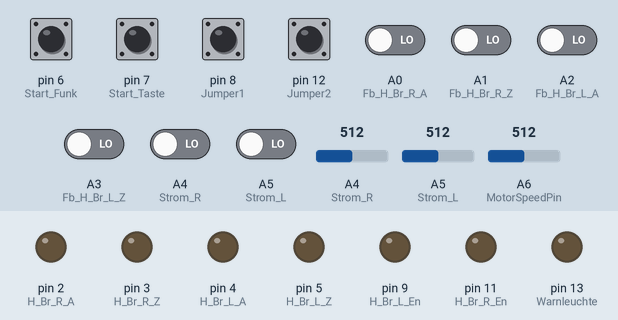
A sketch run on a simulated Arduino Nano, built with avr-gcc and run on an emulated ATmega328P. Parts: output pins drawn as LEDs (lit = HIGH). Dashed ring = blinking. The inputs (shaded band) are chosen by the test bench; at power-on: pin 7 (Start_Taste), pin 8 (Jumper1), pin 12 (Jumper2) HIGH, A0 (Fb_H_Br_R_A), A1 (Fb_H_Br_R_Z), A2 (Fb_H_Br_L_A), A3 (Fb_H_Br_L_Z), A4 (Strom_R), A5 (Strom_L), pin 6 (Start_Funk) LOW, A4 (Strom_R) = 512, A5 (Strom_L) = 512, A6 (MotorSpeedPin) = 512. Pins used as bus, display or sensor lines are not drawn; what the sketch prints to the serial monitor is not drawn.

Above: at 1.2 s.
1.3 s: pin 6 (Start_Funk) pulled HIGH for 0.15 s
At 1.5 s:
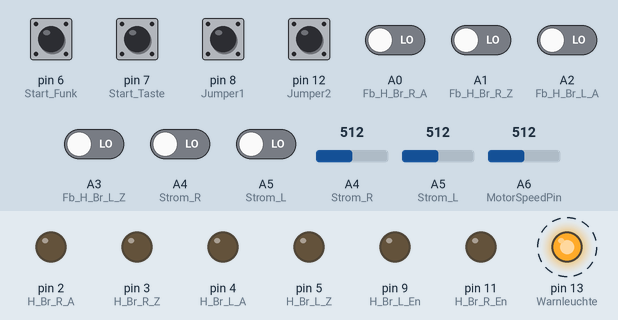
4.3 s: A0 (Fb_H_Br_R_A) driven HIGH
At 4.3 s:
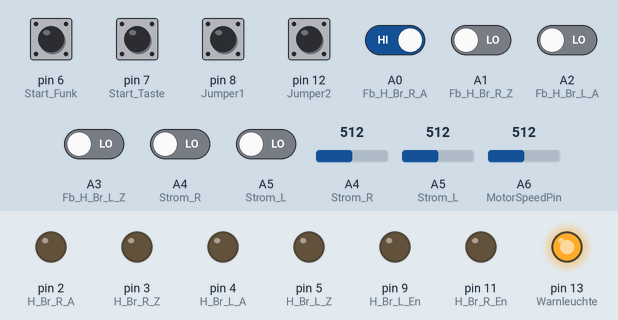
5.8 s: pin 7 (Start_Taste) pulled LOW for 0.15 s
7.4 s: A0 (Fb_H_Br_R_A) driven LOW
At 7.64 s:
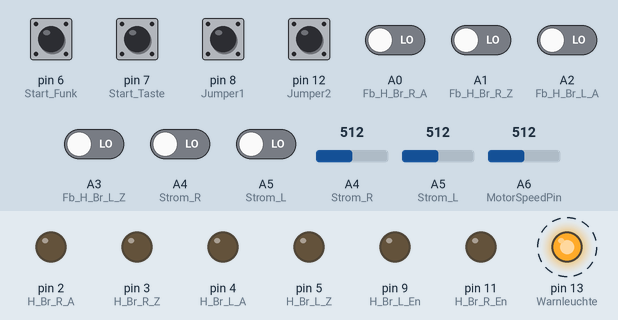
10.4 s: A1 (Fb_H_Br_R_Z) driven HIGH
Timing chart, 0 to 12.9 s (numbered marks = the images above; inputs shaded):
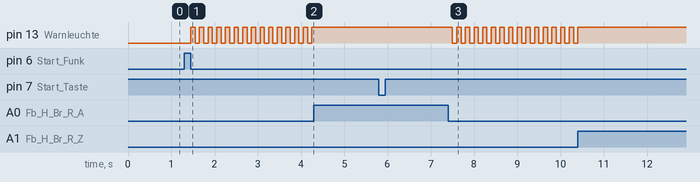

The sketch:

Torsteuerung.ino
```cpp
/*
 ************************************************
 *
 *	Neu in Version 0.95
 *	- Erkennung von langen Tastendrücken (Issue #17)
 *	-
 *
 *
 *
 *
 *
 ************************************************
 */
//Steuerung zum Öffenen und Schließen eines Zweiflügeligen Tores mit zwei Motoren
//  je eine H-Brücke pro Motor, Geschwindigkeit per PWM wählbar
//Zeitverzörgertes Starten der beiden Flügel, weil sich die Tore überlappen
//  Mit zwei Jumpern kann die Zeit für die Zeitverzögerung gewählt werden, 3, 4, 5, 6 s
//Endanschläge bzw. Blockade wird mittles der Stromaufnahme überwacht.
//  Bei überschreiten der Stromschwelle werden die Antriebe hardwaremäßig abgeschaltet
//  Durch Vergleich der Ausgänge das Controllers und der Rückführung
//  der Steuereingänge der H-Brücken wird die Stromabschaltung erkannt
//Ausgang für Leuchte (LEDs), wenn sich das Tor bewegt sollen diese blinken (blitzen)

#include "Torsteuerung.h"


void initialize_FSM() {
	IsDoorOpening			= true;		// Tor wird geöffnet; false --> schließen
	IsCurrentOverloaded		= false;	// Hardware-Strombegrenzung hat nicht angesprochen
	IsDoorBlocked			= false;	// Tür ist nicht blockiert
	IsButtonNeedsProcessing = false;	// keine Taste wurde betätigt, daher keine Aktion notwendig
	IsButtonReleased		= true;		// es ist gerade keine Taste gedrückt
	IsMotorSpeedUpdated		= false;	// keine neue Motorgeschwindigkeit eingestellt

	state = CLOSED;					// Annahme: Tor ist zu Beginn geschlossen
}

void setup() {
	Serial.begin(115200);
	initialize_IO();		// alle Ein- und Ausgänge in einen definierten Zustand bringen
	initialize_FSM();		// den Status der Steuerung in einen definierten Status (=Geschlossen) bringen

}

void loop() {
  // put your main code here, to run repeatedly:
	V_Motoren = get_motor_speed();		// Gewünschte Motorgeschwindigkeit abfragen
	get_button_state();					// Status der Tasten abfragen
	get_jumper_status();				// Status der Jumper abfragen
	check_is_motor_overloaded();		// prüfe, ob Überstromschaltung angesprochen hat
	if (IsCurrentOverloaded) {
		state = OVERLOAD;
		execEnterStateOVERLOAD();
	}
	// jetzt prüfen, ob die Motoren mehr Strom ziehen als normal (--> Hindernis oder Endanschlag)
	check_is_motor_blocked();
	if (IsDoorBlocked && state != BLOCKED) {		// nur einmal ausführen
		state = BLOCKED;
		execEnterStateBLOCKED();
	}
	// prüfen, ob der Arbeitsmodus der Signallampe akualisiert werden muss
	if (IsFlashLightActive && (millis() >= nextTimerFlashEvent)) {
		toggleFlashLight(IsFlashLightOn);
	}

/*
    Serial.print ("Vor switch:");
	debugFlags();
*/
	switch (state) {
		case CLOSED:
			if(IsButtonNeedsProcessing) {
				state = OPENING;					// neuer Status: OPENING
				execEnterStateOPENING();
				IsButtonNeedsProcessing = false;	// Tastendruck wurde bearbeitet
			}
		break;
		case OPENING:
			if(IsDoorAtEndStop) {
				state = OPENED;					// neuer Status: OPENED; Tor am Endanschlag
				execEnterStateOPENED();
				IsDoorAtEndStop = false;		// Fehlerflag wurde bearbeitet
			}
			else if(IsButtonNeedsProcessing) {
				state = STOPPED;					// neuer Status: STOPPED
				execEnterStateSTOPPED();
				IsButtonNeedsProcessing = false;	// Tastendruck wurde bearbeitet
			}
			else if (IsMotorSpeedUpdated) {
				updateMotorSpeed(V_Motoren);		// PWM-Signal für Motor anpassen
				IsMotorSpeedUpdated = false;		// Flag zurücksetzen
			}
		break;
		case STOPPED:
			if(IsButtonNeedsProcessing) {
				if (BottonWasPressedLong)
					IsDoorOpening = !IsDoorOpening;			// Drehrichtung der Motoren DOCH NICHT ändern
				if(IsDoorOpening) {
					state = OPENING;					// neuer Status: OPENING
					execEnterStateOPENING();
				}
				else {
					state = CLOSING;					// neuer Status: CLOSING
					execEnterStateCLOSING();
				}
				IsButtonNeedsProcessing = false;	// Tastendruck wurde bearbeitet
			}
		break;
		case CLOSING:
			if(IsDoorBlocked) {
				state = BLOCKED;					// neuer Status: BLOCKED; Tor ist auf ein Hindernis gestossen
				execEnterStateBLOCKED();
				IsDoorBlocked = false;				// Fehlerflag wurde bearbeitet
			}
			else if(IsButtonNeedsProcessing) {
				state = STOPPED;					// neuer Status: STOPPED
				execEnterStateSTOPPED();
				IsButtonNeedsProcessing = false;	// Tastendruck wurde bearbeitet
			}
			else if (IsMotorSpeedUpdated) {
				updateMotorSpeed(V_Motoren);		// PWM-Signal für Motor anpassen
				IsMotorSpeedUpdated = false;		// Flag zurücksetzen
			}
		break;
		case BLOCKED:
			if(IsButtonNeedsProcessing) {
				if(IsDoorOpening) {
					state = OPENING;					// neuer Status: OPENING
					execEnterStateOPENING();
				}
				else {
					state = CLOSING;					// neuer Status: CLOSING
					execEnterStateCLOSING();
				}
				IsButtonNeedsProcessing = false;	// Tastendruck wurde bearbeitet
			}
		break;
		case OVERLOAD:
			if(IsButtonNeedsProcessing) {
				if(IsDoorOpening) {
					state = OPENING;					// neuer Status: OPENING
					execEnterStateOPENING();
				}
				else {
					state = CLOSING;					// neuer Status: CLOSING
					execEnterStateCLOSING();
				}
				IsButtonNeedsProcessing = false;	// Tastendruck wurde bearbeitet
			}
		break;
		case OPENED:
			if(IsButtonNeedsProcessing) {
				state = CLOSING;					// neuer Status: CLOSING
				execEnterStateCLOSING();
				IsButtonNeedsProcessing = false;	// Tastendruck wurde bearbeitet
			}
		break;
		default:

		break;
	}
	// end of main loop

	Serial.print (millis());
    Serial.print (";\t st:");
	Serial.print (state);
/*
    Serial.print (";\t PWM:");
	Serial.print (V_Motoren);
    Serial.print (";\t I-R:");
	Serial.print (Mot_R_Current);
    Serial.print (";\t I-L:");
	Serial.print (Mot_L_Current);
    Serial.print (";\t F-on:");
	Serial.print (flash_on_duration);
    Serial.print (";\t F-off:");
	Serial.print (flash_off_duration);
    Serial.print (";\t t_next:");
	Serial.print (nextTimerFlashEvent);

    Serial.print (";\t IsFlashLightActive:");
	Serial.print (IsFlashLightActive);
    Serial.print (";\t IsFlashLightOn:");
	Serial.print (IsFlashLightOn);

	debugFlags();
 */

    Serial.println ("");

}
```

IOControl.ino
```cpp
/*
 * This code covers all input and output functions (except motor control)
 * This includes:
 * - PCB push button
 * - remote control button
 * - 2 jumpers configuring the delays during opening and closing the doors
 * - flashing the signal light (normal operation & error condition)
 * - read the potentiometer for test purposes
 * - read jumpers which configure the delays of opening and closing doors
 */

// #include "Torsteuerung.h"

void initialize_IO() {
	pinMode(Start_Funk,   INPUT);
	pinMode(Start_Taste,  INPUT_PULLUP);
	pinMode(Jumper1,      INPUT_PULLUP);
	pinMode(Jumper2,      INPUT_PULLUP);

	// inputs to monitor the hardware based current limiter
	pinMode(Fb_H_Br_R_A,  INPUT);
	pinMode(Fb_H_Br_R_Z,  INPUT);
	pinMode(Fb_H_Br_L_A,  INPUT);
	pinMode(Fb_H_Br_L_Z,  INPUT);

	// outputs to control motor direction
	pinMode(H_Br_R_A,     OUTPUT);
	pinMode(H_Br_R_Z,     OUTPUT);
	pinMode(H_Br_L_A,     OUTPUT);
	pinMode(H_Br_L_Z,     OUTPUT);

	pinMode(Rst_I_Stopp,  OUTPUT);		// reset current limiter
	pinMode(H_Br_R_En,    OUTPUT);		// PWM output for right motor
	pinMode(H_Br_L_En,    OUTPUT);		// PWM output for left motor
	pinMode(Warnleuchte,  OUTPUT);		// output for flash light

	// Initialize outputs
	digitalWrite(H_Br_R_En, LOW);		// stop right motor
	digitalWrite(H_Br_L_En, LOW);		// stop left motor
	digitalWrite(Rst_I_Stopp, HIGH);	// disable power limiter - ATTENTION: ACTIVE-LOW

}

/*
	this procedure reads the state of the two buttons and controls
	the variables which are responsible for indicating a pressed
	or released button to the FSM
	Neu mit V0.96: lange und kurze Tastendrücke unterscheiden
*/
void get_button_state(){
  int val_push_button = 0;
  int val_RC_button = 0;
  boolean isOneButtonPressed = false;	// Flag, dass eine oder beide Tasten gerade gedrückt sind

  // check state of both buttons
  val_push_button = digitalRead(Start_Taste);  // read the PCB button input (active low)
  val_RC_button = digitalRead(Start_Funk);     // read the remote control input (active high)
  isOneButtonPressed = ((!digitalRead(Start_Taste)) | digitalRead(Start_Funk));		// Auswertung, ob eine der beiden Tasten gedrückt ist

  // Wenn eine der beiden Tasten NEU (IsButtonReleased == true) gedrückt wurde
  // if ((val_push_button == LOW || val_RC_button == HIGH) && IsButtonReleased == true && IsButtonNeedsProcessing == false){
  if (isOneButtonPressed && IsButtonReleased == true && IsButtonNeedsProcessing == false){
	tsButtonWasPressed = millis();		// Zeit merken, wann die Taste gedrückt wurde
	IsButtonReleased = false;			// vermerken, dass die Taste jetzt als gedrückt registriert ist
	// Klassifizierung des letzten Tastendrucks zur Vorbereitung auf den Neuen löschen
	BottonWasPressedShort = false;
	BottonWasPressedLong = false;
  }
  // Wenn am Ende eines Tastendrucks (IsButtonReleased == false) keine der beide Tasten mehr gedrückt ist ...
  // ... prüfen, ob es ein kurzer oder langer Tastendruck war und eine Aktion auslösen lassen
  else if (!isOneButtonPressed && IsButtonReleased == false) {		// Tastendruck ist zu Ende
	if ((millis() - tsButtonWasPressed) >= ButtonLongPressDuration) {		// war die Taste lange gedrückt ??
		BottonWasPressedLong = true;	// ja, es war ein langer Tastendruck
	}
	else {
		BottonWasPressedShort = true;	// nein, es war ein kurzer Tastendruck
	}
	IsButtonReleased = true;		// Ende des aktiven Tastendruck merken
	IsButtonNeedsProcessing = true;	// vermerken, dass nun eine Aktion zu erfolgen hat
  }
  // otherwise do nothing
}

/*
	Potentiometer lesen, um die Geschwindigkeit der Motoren zu steuern
	Der gelesene Wert (0-1023) muss durch 4 geteilt werden
*/
byte get_motor_speed() {
	unsigned int val = 0;
	unsigned int valpot = 0;
	valpot = analogRead(MotorSpeedPin);	// Wert lesen, durch 4 teilen und int-Wert zurückgeben
	val = (valpot>>2);	// Wert lesen, durch 4 teilen und int-Wert zurückgeben
	if (val != V_Motoren) {			// prüfen, ob sich der Wert verändert hat
		IsMotorSpeedUpdated = true;	// wenn ja, das entsprechende Flag setzen
	}
	return (val);

}

/*
	Status der Jumper auslesen und die entsprechenden Flags setzen
*/
byte get_jumper_status() {
	if (digitalRead(Jumper1) == LOW) {		// prüfen, ob der Jumper gesteckt ist
		IsJumper1Active = true;				// wenn ja, das entsprechende Flag setzen
	}
	else IsJumper1Active = false;			// ... ansonsten löschen

	if (digitalRead(Jumper2) == LOW) {		// prüfen, ob der Jumper gesteckt ist
		IsJumper2Active = true;				// wenn ja, das entsprechende Flag setzen
	}
	else IsJumper2Active = false;			// ... ansonsten löschen

}

// kontrolliere die Überstromschaltung
// dazu werden Port D (D0-D7) und Port C (A0-A7) gelesen und 4 bits miteinander verglichen
void check_is_motor_overloaded() {
	byte pd = 0;	// var für Port D
	byte pc = 0;	// var für Port C
/*
	Serial.print (";\t portD:");
	Serial.print (PORTD, BIN);
	Serial.print (";\t DDRC:");
	Serial.print (DDRC, BIN);
	Serial.print (";\t portC:");
	Serial.print (PINC, BIN);
*/
	pd = (PORTD & portD_Bitmask)>>2;	// Port D auslesen, maskieren und
	pc = (PINC & portC_Bitmask); 	// Port C auslesen und maskieren
/*
	Serial.print (";\t pd:");
	Serial.print (pd, BIN);
	Serial.print (";\t pc:");
	Serial.print (pc, BIN);
    Serial.println ("");
*/
	if (pd != pc) {					// in case both are not the same ...
		IsCurrentOverloaded = true;	// ... set overload flag
	}
}
// kontrolliere die Stromstärke der Motoren anhand der Parameter-Tabelle (Array)
// und setze das entsprechende Flag
void check_is_motor_blocked() {
	// Stromstärke auslesen und gegen den Grenzwert vergleichen
	Mot_R_Current = analogRead(Strom_R);
	Mot_L_Current = analogRead(Strom_L);
	if ((Mot_R_Current > parameter[state].curr_limit) || (Mot_L_Current > parameter[state].curr_limit)){
		// die Strommessung hat nur Auswirkungen, wenn die entsprechenden Jumper gesteckt sind !!
		if ((state == OPENING) && IsJumper1Active)	{	// wenn das Tor gerade öffnet, dann bedeutet der zu hohe Strom: ---> Tor ist am Endanschlag
			IsDoorAtEndStop = true;
		}
		else if ((state == CLOSING) && IsJumper2Active)	{	// wenn das Tor gerade schließt, dann bedeutet der zu hohe Strom: ---> Tor ist auf ein Hindernis gestossen
			IsDoorBlocked = true;
		}
		/*
		if (state != BLOCKED) {		// flag nur setzen, wenn FSM nicht bereits im Status "BLOCKED" ist (sonst wird der Status nicht sauber verlassen)
			IsDoorBlocked = true;	// ... set blocked flag
		}
		*/
	}
}


/*
 *	handle flashing the lamp
 *	there are 2 modes of flashing:
 *	- normal operation of doors
 *	- alarm flashing in case of power overrun
 */

// Signallampe ansteuern
void updateFlashLight(boolean light_on) {
		if (light_on) {
			digitalWrite(Warnleuchte, HIGH);
		}
		else {
			digitalWrite(Warnleuchte, LOW);
		}
}

// Signallampe umschalten
void toggleFlashLight(boolean light_on) {
		if (light_on) {
			digitalWrite(Warnleuchte, LOW);
			IsFlashLightOn = false;
			nextTimerFlashEvent = nextTimerFlashEvent + long(flash_off_duration);
		}
		else {
			digitalWrite(Warnleuchte, HIGH);
			IsFlashLightOn = true;
			nextTimerFlashEvent = nextTimerFlashEvent + long(flash_on_duration);
		}
}

void initializeFlashLightNewState(char new_state) {
	// get flash light parameters for new state
	flash_on_duration 	= parameter[state].flash_on;
	flash_off_duration 	= parameter[state].flash_off;

	// check if flash light is needed
	if ((flash_on_duration == 0) || (flash_off_duration == 0)) {
		IsFlashLightActive = false;		// Signallampe deaktivieren
		IsFlashLightOn = false;			// Signallampe ausschalten
		updateFlashLight(IsFlashLightOn);
	}
	else {
		IsFlashLightActive = true;		// Signallampe aktivieren
		IsFlashLightOn = true;			// Signallampe einschalten
		updateFlashLight(IsFlashLightOn);
		// nächsten Schaltzeitpunkt bestimmen
		timestamp = millis();			// get current time
		nextTimerFlashEvent = timestamp + long(flash_on_duration);
	}
}

void debugFlags() {
	unsigned int flagmap = 0;
	flagmap = ((IsDoorOpening) | (IsCurrentOverloaded << 1) | (IsDoorBlocked << 2) | (IsDoorAtEndStop << 3) | (IsButtonNeedsProcessing << 4) | (IsButtonReleased << 5) | (IsMotorSpeedUpdated << 6) | (IsJumper1Active << 7) | (IsJumper2Active << 8)  );
	flagmap = flagmap + (1 << 9);	// eine führende '1' ergänzen, damit die binäre Ausgabe immer die gleiche Länge hat
	Serial.print (";\t flags:");
	Serial.print (flagmap, BIN);
	Serial.print (" (Jum2-Jum1-SpdUpd-ButtRel-ButtPro-EndStp-Blk-Ovl-Opng);");
}
```

Source omitted: Motor.ino (4377 bytes), Torsteuerung.h (5309 bytes)

Measured:
- after the input at 1.3 s, pin 13 (Warnleuchte): alternates HIGH for 0.10 s and LOW for 0.10 s, starting after 0.15 s
- after the input at 4.3 s, pin 13 (Warnleuchte): stops changing and stays HIGH
- after the input at 7.4 s, pin 13 (Warnleuchte): alternates HIGH for 0.10 s and LOW for 0.10 s, starting after 0.10 s
- after the input at 10.4 s, pin 13 (Warnleuchte): stops changing and stays HIGH
